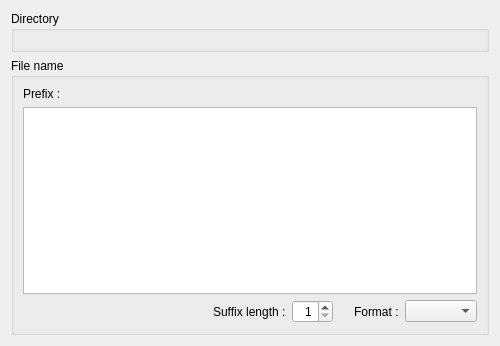
<?xml version="1.0" encoding="UTF-8"?>
<ui version="4.0">
 <class>ContinuousSnapshotFilePropertyPage</class>
 <widget class="QWizardPage" name="ContinuousSnapshotFilePropertyPage">
  <property name="geometry">
   <rect>
    <x>0</x>
    <y>0</y>
    <width>500</width>
    <height>346</height>
   </rect>
  </property>
  <property name="windowTitle">
   <string>WizardPage</string>
  </property>
  <property name="title">
   <string>File Properties</string>
  </property>
  <property name="subTitle">
   <string>Please specify the properties of output files.</string>
  </property>
  <layout class="QVBoxLayout" name="verticalLayout_2">
   <item>
    <widget class="QGroupBox" name="directoryGroupBox">
     <property name="title">
      <string>Directory</string>
     </property>
     <layout class="QVBoxLayout" name="verticalLayout_3">
      <item>
       <widget class="DirnameEditWidget" name="directoryEditWidget" native="true"/>
      </item>
     </layout>
    </widget>
   </item>
   <item>
    <widget class="QGroupBox" name="filenameGroupBox">
     <property name="title">
      <string>File name</string>
     </property>
     <layout class="QVBoxLayout" name="verticalLayout">
      <item>
       <widget class="QLabel" name="prefixLabel">
        <property name="text">
         <string>Prefix :</string>
        </property>
       </widget>
      </item>
      <item>
       <widget class="QTableWidget" name="prefixTableWidget">
        <property name="editTriggers">
         <set>QAbstractItemView::DoubleClicked|QAbstractItemView::EditKeyPressed</set>
        </property>
        <property name="columnCount">
         <number>0</number>
        </property>
        <attribute name="horizontalHeaderCascadingSectionResizes">
         <bool>false</bool>
        </attribute>
        <attribute name="horizontalHeaderDefaultSectionSize">
         <number>100</number>
        </attribute>
        <attribute name="horizontalHeaderStretchLastSection">
         <bool>true</bool>
        </attribute>
        <attribute name="verticalHeaderCascadingSectionResizes">
         <bool>false</bool>
        </attribute>
        <attribute name="verticalHeaderMinimumSectionSize">
         <number>16</number>
        </attribute>
       </widget>
      </item>
      <item>
       <layout class="QHBoxLayout" name="horizontalLayout">
        <item>
         <spacer name="horizontalSpacer">
          <property name="orientation">
           <enum>Qt::Horizontal</enum>
          </property>
          <property name="sizeHint" stdset="0">
           <size>
            <width>40</width>
            <height>20</height>
           </size>
          </property>
         </spacer>
        </item>
        <item>
         <widget class="QLabel" name="suffixLabel">
          <property name="text">
           <string>Suffix length :</string>
          </property>
         </widget>
        </item>
        <item>
         <widget class="QSpinBox" name="suffixSpinBox">
          <property name="alignment">
           <set>Qt::AlignRight|Qt::AlignTrailing|Qt::AlignVCenter</set>
          </property>
          <property name="minimum">
           <number>1</number>
          </property>
          <property name="maximum">
           <number>10</number>
          </property>
         </widget>
        </item>
        <item>
         <spacer name="horizontalSpacer_2">
          <property name="orientation">
           <enum>Qt::Horizontal</enum>
          </property>
          <property name="sizeType">
           <enum>QSizePolicy::Fixed</enum>
          </property>
          <property name="sizeHint" stdset="0">
           <size>
            <width>15</width>
            <height>1</height>
           </size>
          </property>
         </spacer>
        </item>
        <item>
         <widget class="QLabel" name="formatLabel">
          <property name="text">
           <string>Format :</string>
          </property>
         </widget>
        </item>
        <item>
         <widget class="QComboBox" name="formatComboBox"/>
        </item>
       </layout>
      </item>
     </layout>
    </widget>
   </item>
  </layout>
 </widget>
 <customwidgets>
  <customwidget>
   <class>DirnameEditWidget</class>
   <extends>QWidget</extends>
   <header>guibase/dirnameeditwidget.h</header>
   <container>1</container>
  </customwidget>
 </customwidgets>
 <resources/>
 <connections/>
</ui>
